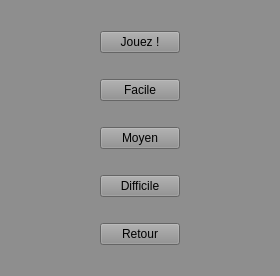
<?xml version="1.0" encoding="UTF-8"?>
<ui version="4.0">
 <class>DifficultyWindow</class>
 <widget class="QMainWindow" name="DifficultyWindow">
  <property name="geometry">
   <rect>
    <x>0</x>
    <y>0</y>
    <width>280</width>
    <height>276</height>
   </rect>
  </property>
  <property name="windowTitle">
   <string>DifficultyWindow</string>
  </property>
  <property name="styleSheet">
   <string notr="true">background-color: rgb(142, 142, 142);</string>
  </property>
  <widget class="QWidget" name="centralWidget">
   <layout class="QVBoxLayout" name="verticalLayout">
    <item alignment="Qt::AlignHCenter">
     <widget class="QPushButton" name="btnStart">
      <property name="sizePolicy">
       <sizepolicy hsizetype="Fixed" vsizetype="Fixed">
        <horstretch>0</horstretch>
        <verstretch>0</verstretch>
       </sizepolicy>
      </property>
      <property name="text">
       <string>Jouez !</string>
      </property>
     </widget>
    </item>
    <item alignment="Qt::AlignHCenter">
     <widget class="QPushButton" name="btnEasy">
      <property name="sizePolicy">
       <sizepolicy hsizetype="Fixed" vsizetype="Fixed">
        <horstretch>0</horstretch>
        <verstretch>0</verstretch>
       </sizepolicy>
      </property>
      <property name="text">
       <string>Facile</string>
      </property>
     </widget>
    </item>
    <item alignment="Qt::AlignHCenter">
     <widget class="QPushButton" name="btnMedium">
      <property name="sizePolicy">
       <sizepolicy hsizetype="Fixed" vsizetype="Fixed">
        <horstretch>0</horstretch>
        <verstretch>0</verstretch>
       </sizepolicy>
      </property>
      <property name="text">
       <string>Moyen</string>
      </property>
     </widget>
    </item>
    <item alignment="Qt::AlignHCenter">
     <widget class="QPushButton" name="btnDifficult">
      <property name="sizePolicy">
       <sizepolicy hsizetype="Fixed" vsizetype="Fixed">
        <horstretch>0</horstretch>
        <verstretch>0</verstretch>
       </sizepolicy>
      </property>
      <property name="text">
       <string>Difficile</string>
      </property>
     </widget>
    </item>
    <item alignment="Qt::AlignHCenter">
     <widget class="QPushButton" name="btnBack">
      <property name="text">
       <string>Retour</string>
      </property>
     </widget>
    </item>
   </layout>
  </widget>
 </widget>
 <layoutdefault spacing="6" margin="11"/>
 <resources/>
 <connections/>
</ui>
